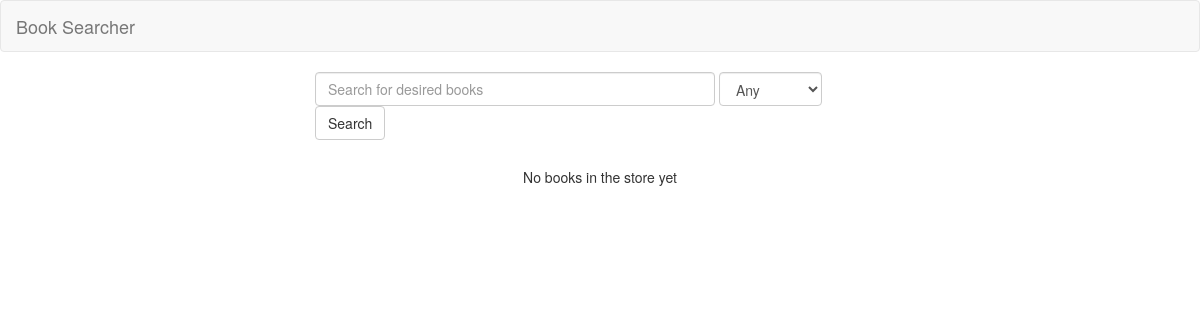
/books/, run on an earlier commit of the app's database.
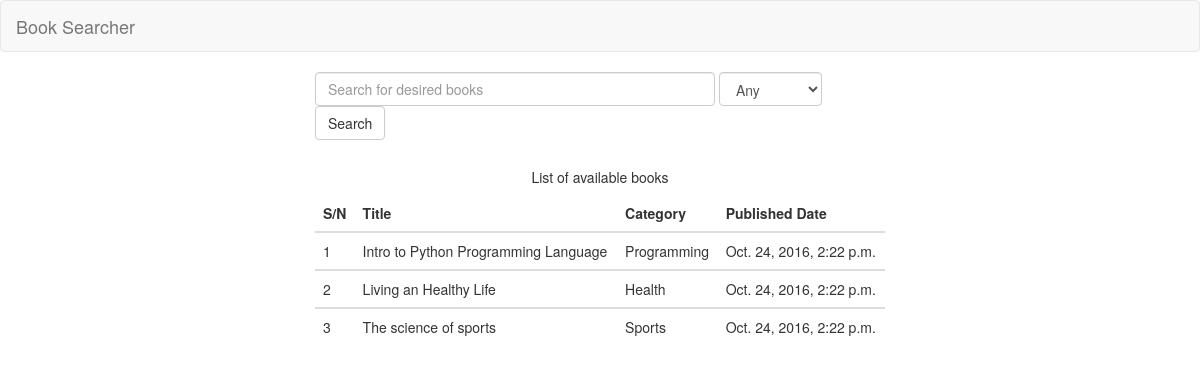
And on a later commit of the database.
### books/models.py (models this page shows, shortened)
class Book(models.Model):
    title = models.CharField(max_length=100)
    category = models.ForeignKey(Category, related_name='books')
    pub_date = models.DateTimeField(default=timezone.now)

class Category(models.Model):
    name = models.CharField(max_length=50)
    def __unicode__(self):
        return self.name

### books/views.py (the view)
# urls.py: url(r'^', views.BookListView.as_view(), name='book_list')
class BookListView(TemplateView):
    template_name = 'books/books.html'
    def get_context_data(self, **kwargs):
        query_string = self.request.GET.get('q', '')
        context = super(BookListView, self).get_context_data(**kwargs)
        context['query_string'] = query_string
        context['books'] = self.get_queryset()
        return context
    def get_queryset(self):
        query_string = self.request.GET.get('q', '')
        search_type = self.request.GET.get('search_type', '')
        if search_type == 'category':
            return Book.objects.filter(category__name__iexact=query_string)
        if search_type == 'title':
            return Book.objects.filter(title__icontains=query_string)
        return Book.objects.filter(Q(category__name__iexact=query_string) | Q(title__icontains=query_string))

### books/templates/books/books.html (shortened to what this page needs)
{% extends 'books/layout/base.html' %}
{% block content %}
<div class="col-sm-6 col-sm-offset-3">
<form action="{% url 'book_list' %}" method="get" class="form-inline">
    <div class="form-group">
        <input type="text" name="q" placeholder="Search for desired books" required="true" class="form-control" style="width: 400px">
        <select class="form-control" name='search_type'>
            <option value="any">Any</option>
        </select>
        <input type="submit" class="btn btn-default" value="Search">
    </div>
</form>
<br>
{% if books %}
    {% if query_string %}
        <h5> Results matching search <strong><em> {{ query_string }} </strong></em> ({{books|length}} book{{books|pluralize}} found)</h5>
    {% else %}
        <h5> List of available books </h5>
    {% endif %}
    <table class="table">
        <thead>
            <tr>
                <th>
                    S/N
                </th>
                <th>
                    Title
                </th>
                <th>
                    Category
                </th>
                <th>
                    Published Date
                </th>
            </tr>
        </thead>
        {% for book in books %}
        <tbody>
            <tr>
                <td>
                    {{forloop.counter}}
                </td>
                <td>
                    {{ book.title }}
                </td>
                <td>
                    {{ book.category}}
                </td>
                <td>
                    {{ book.pub_date }}
                </td>
            </tr>
        </tbody>
        {% endfor %}
    </table>
{% else %}
    {% if query_string %}
        <h5> Sorry. No book matches your search </h5>
    {% else %}
        <h5> No books in the store yet </h5>
    {% endif %}
{% endif %}
</div>
{% endblock content %}

### books/templates/books/layout/base.html (shortened to what this page needs)
{% load static %}
<!DOCTYPE html>
<html>
    <head>
        <link rel="stylesheet" href="https://maxcdn.bootstrapcdn.com/bootstrap/3.3.7/css/bootstrap.min.css">
        <link rel="stylesheet" href="{% static 'css/style.css' %}">
    </head>
    <body>
        <nav class="navbar navbar-default">
            <div class="container-fluid">
                <div class="navbar-header">
                    <a class="navbar-brand" href="{% url 'book_list' %}">Book Searcher</a>
                </div>
            </div>
        </nav>
        {% block content %}
        {% endblock content %}
    </body>
</html>

### static/css/style.css (style rules this page uses)
h5 { text-align: center; }

What changed in the data, as far as the page shows it:
added Book: title "Intro to Python Programming Language", category "Programming", pub_date "Oct. 24, 2016, 2:22 p.m."
added Book: title "Living an Healthy Life", category "Health", pub_date "Oct. 24, 2016, 2:22 p.m."
added Book: title "The science of sports", category "Sports", pub_date "Oct. 24, 2016, 2:22 p.m."
Also different on the page:
text no longer shown: "No books in the store yet"
text now shown: "List of available books S/N Title Category Published Date"
